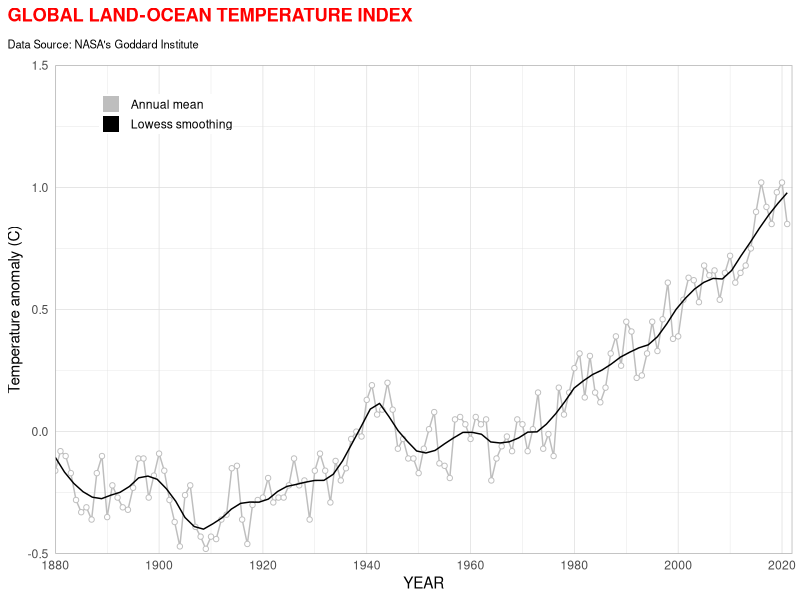
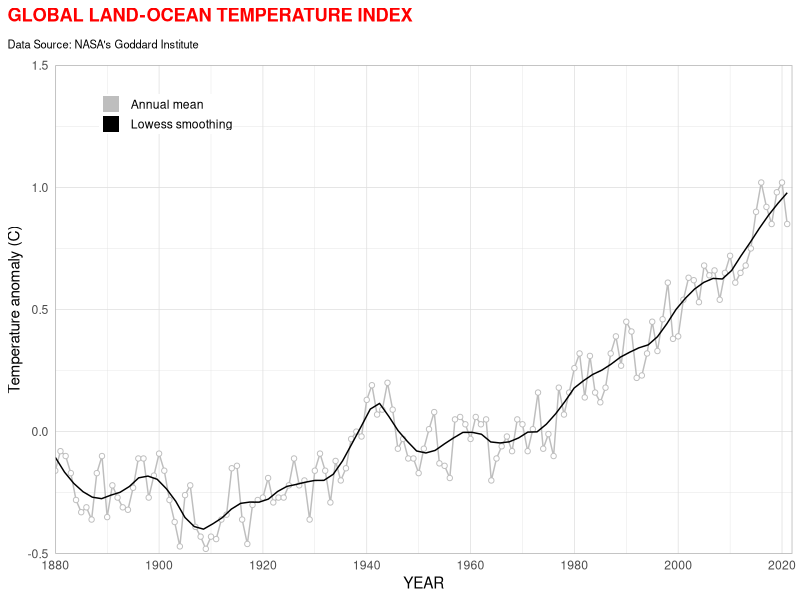

Write R code to recreate these figures, in order.
library(tidyverse)


read_csv("data/GLB.Ts+dSST.csv", skip = 1, na="***") %>% 
  select(year = Year, t_diff = 'J-D') %>% 
  ggplot(aes(x=year, y=t_diff))+
  geom_line(aes(color = "1"), size=0.5, show.legend = FALSE)+
  geom_point(fill="white", aes(color = "1"), shape=21, show.legend = TRUE)+
  geom_smooth(se=FALSE, aes(color = "2"), size=0.5, span=0.15, show.legend = FALSE)+
  scale_x_continuous(breaks = seq(1880, 2023, 20), expand = c(0,0))+
  scale_y_continuous(limits = c(-0.5, 1.5), expand = c(0,0))+
  scale_color_manual(name=NULL,
                     breaks = c(1, 2),
                     values = c("gray", "black"),
                     labels = c("Annual mean", "Lowess smoothing"),
                     guide = guide_legend(override.aes = list(shape=15, size=5)))+
  labs(
    x = "YEAR",
    y ="Temperature anomaly (C)",
    title = "GLOBAL LAND-OCEAN TEMPERATURE INDEX",
    subtitle = "Data Source: NASA's Goddard Institute"
  )+
  theme_light()+
  theme(
    axis.ticks = element_blank(),
    plot.title.position = "plot",
    plot.title = element_text(margin = margin(b=10), color = "red", face = "bold"),
    plot.subtitle = element_text(size=8, margin=margin(b=10)),
    legend.position = c(0.15, 0.9),
    legend.title = element_text(size=0),
    legend.key.height = unit(10, "pt"),
    legend.margin = margin(0,0,0,0)
  )


ggsave("figures/temperature_index_plot.png", width=6, height=4)